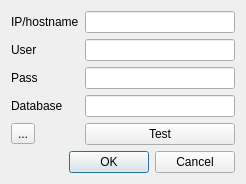
<?xml version="1.0" encoding="UTF-8"?>
<ui version="4.0">
 <class>Dialog_setting</class>
 <widget class="QDialog" name="Dialog_setting">
  <property name="geometry">
   <rect>
    <x>0</x>
    <y>0</y>
    <width>235</width>
    <height>174</height>
   </rect>
  </property>
  <property name="sizePolicy">
   <sizepolicy hsizetype="Minimum" vsizetype="Minimum">
    <horstretch>0</horstretch>
    <verstretch>0</verstretch>
   </sizepolicy>
  </property>
  <property name="maximumSize">
   <size>
    <width>254</width>
    <height>250</height>
   </size>
  </property>
  <property name="windowTitle">
   <string>Cài đặt kết nối Mysql</string>
  </property>
  <property name="sizeGripEnabled">
   <bool>false</bool>
  </property>
  <layout class="QFormLayout" name="formLayout">
   <property name="sizeConstraint">
    <enum>QLayout::SetMinimumSize</enum>
   </property>
   <item row="0" column="0">
    <widget class="QLabel" name="label">
     <property name="text">
      <string>IP/hostname</string>
     </property>
    </widget>
   </item>
   <item row="0" column="1">
    <widget class="QLineEdit" name="linedialog_ip">
     <property name="sizePolicy">
      <sizepolicy hsizetype="Fixed" vsizetype="Fixed">
       <horstretch>0</horstretch>
       <verstretch>0</verstretch>
      </sizepolicy>
     </property>
     <property name="minimumSize">
      <size>
       <width>150</width>
       <height>0</height>
      </size>
     </property>
    </widget>
   </item>
   <item row="1" column="0">
    <widget class="QLabel" name="label_2">
     <property name="text">
      <string>User</string>
     </property>
    </widget>
   </item>
   <item row="1" column="1">
    <widget class="QLineEdit" name="linedialog_user">
     <property name="sizePolicy">
      <sizepolicy hsizetype="Fixed" vsizetype="Fixed">
       <horstretch>0</horstretch>
       <verstretch>0</verstretch>
      </sizepolicy>
     </property>
     <property name="minimumSize">
      <size>
       <width>150</width>
       <height>0</height>
      </size>
     </property>
    </widget>
   </item>
   <item row="2" column="0">
    <widget class="QLabel" name="label_3">
     <property name="text">
      <string>Pass</string>
     </property>
    </widget>
   </item>
   <item row="2" column="1">
    <widget class="QLineEdit" name="linedialog_pass">
     <property name="sizePolicy">
      <sizepolicy hsizetype="Fixed" vsizetype="Fixed">
       <horstretch>0</horstretch>
       <verstretch>0</verstretch>
      </sizepolicy>
     </property>
     <property name="minimumSize">
      <size>
       <width>150</width>
       <height>0</height>
      </size>
     </property>
     <property name="echoMode">
      <enum>QLineEdit::Password</enum>
     </property>
    </widget>
   </item>
   <item row="3" column="0">
    <widget class="QLabel" name="label_4">
     <property name="text">
      <string>Database</string>
     </property>
    </widget>
   </item>
   <item row="3" column="1">
    <widget class="QLineEdit" name="linedialog_db">
     <property name="sizePolicy">
      <sizepolicy hsizetype="Fixed" vsizetype="Fixed">
       <horstretch>0</horstretch>
       <verstretch>0</verstretch>
      </sizepolicy>
     </property>
     <property name="minimumSize">
      <size>
       <width>150</width>
       <height>0</height>
      </size>
     </property>
    </widget>
   </item>
   <item row="4" column="0">
    <widget class="QToolButton" name="toolButton">
     <property name="text">
      <string>...</string>
     </property>
    </widget>
   </item>
   <item row="4" column="1">
    <widget class="QPushButton" name="pushButton">
     <property name="text">
      <string>Test</string>
     </property>
    </widget>
   </item>
   <item row="5" column="0" colspan="2">
    <widget class="QDialogButtonBox" name="buttonBox">
     <property name="orientation">
      <enum>Qt::Horizontal</enum>
     </property>
     <property name="standardButtons">
      <set>QDialogButtonBox::Cancel|QDialogButtonBox::Ok</set>
     </property>
    </widget>
   </item>
  </layout>
 </widget>
 <resources/>
 <connections>
  <connection>
   <sender>buttonBox</sender>
   <signal>accepted()</signal>
   <receiver>Dialog_setting</receiver>
   <slot>accept()</slot>
   <hints>
    <hint type="sourcelabel">
     <x>247</x>
     <y>222</y>
    </hint>
    <hint type="destinationlabel">
     <x>157</x>
     <y>227</y>
    </hint>
   </hints>
  </connection>
  <connection>
   <sender>buttonBox</sender>
   <signal>rejected()</signal>
   <receiver>Dialog_setting</receiver>
   <slot>reject()</slot>
   <hints>
    <hint type="sourcelabel">
     <x>263</x>
     <y>222</y>
    </hint>
    <hint type="destinationlabel">
     <x>272</x>
     <y>227</y>
    </hint>
   </hints>
  </connection>
 </connections>
</ui>
